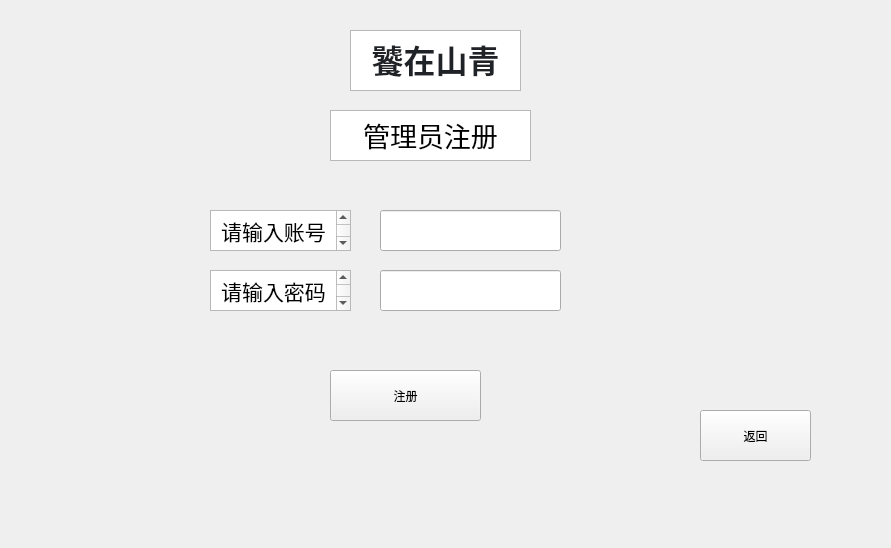
<?xml version="1.0" encoding="UTF-8"?>
<ui version="4.0">
 <class>adminsignup</class>
 <widget class="QWidget" name="adminsignup">
  <property name="geometry">
   <rect>
    <x>0</x>
    <y>0</y>
    <width>891</width>
    <height>548</height>
   </rect>
  </property>
  <property name="windowTitle">
   <string>Form</string>
  </property>
  <widget class="QPushButton" name="back">
   <property name="geometry">
    <rect>
     <x>700</x>
     <y>410</y>
     <width>111</width>
     <height>51</height>
    </rect>
   </property>
   <property name="text">
    <string>返回</string>
   </property>
  </widget>
  <widget class="QTextBrowser" name="textBrowser_3">
   <property name="geometry">
    <rect>
     <x>210</x>
     <y>210</y>
     <width>141</width>
     <height>41</height>
    </rect>
   </property>
   <property name="html">
    <string>&lt;!DOCTYPE HTML PUBLIC &quot;-//W3C//DTD HTML 4.0//EN&quot; &quot;http://www.w3.org/TR/REC-html40/strict.dtd&quot;&gt;
&lt;html&gt;&lt;head&gt;&lt;meta name=&quot;qrichtext&quot; content=&quot;1&quot; /&gt;&lt;meta charset=&quot;utf-8&quot; /&gt;&lt;style type=&quot;text/css&quot;&gt;
p, li { white-space: pre-wrap; }
hr { height: 1px; border-width: 0; }
li.unchecked::marker { content: &quot;\2610&quot;; }
li.checked::marker { content: &quot;\2612&quot;; }
&lt;/style&gt;&lt;/head&gt;&lt;body style=&quot; font-family:'Microsoft YaHei UI'; font-size:9pt; font-weight:400; font-style:normal;&quot;&gt;
&lt;p align=&quot;center&quot; style=&quot; margin-top:0px; margin-bottom:0px; margin-left:0px; margin-right:0px; -qt-block-indent:0; text-indent:0px;&quot;&gt;&lt;span style=&quot; font-size:16pt;&quot;&gt;请输入账号&lt;/span&gt;&lt;/p&gt;&lt;/body&gt;&lt;/html&gt;</string>
   </property>
  </widget>
  <widget class="QLineEdit" name="account">
   <property name="geometry">
    <rect>
     <x>380</x>
     <y>210</y>
     <width>181</width>
     <height>41</height>
    </rect>
   </property>
  </widget>
  <widget class="QTextBrowser" name="textBrowser_2">
   <property name="geometry">
    <rect>
     <x>330</x>
     <y>110</y>
     <width>201</width>
     <height>51</height>
    </rect>
   </property>
   <property name="html">
    <string>&lt;!DOCTYPE HTML PUBLIC &quot;-//W3C//DTD HTML 4.0//EN&quot; &quot;http://www.w3.org/TR/REC-html40/strict.dtd&quot;&gt;
&lt;html&gt;&lt;head&gt;&lt;meta name=&quot;qrichtext&quot; content=&quot;1&quot; /&gt;&lt;meta charset=&quot;utf-8&quot; /&gt;&lt;style type=&quot;text/css&quot;&gt;
p, li { white-space: pre-wrap; }
hr { height: 1px; border-width: 0; }
li.unchecked::marker { content: &quot;\2610&quot;; }
li.checked::marker { content: &quot;\2612&quot;; }
&lt;/style&gt;&lt;/head&gt;&lt;body style=&quot; font-family:'Microsoft YaHei UI'; font-size:9pt; font-weight:400; font-style:normal;&quot;&gt;
&lt;p align=&quot;center&quot; style=&quot; margin-top:0px; margin-bottom:0px; margin-left:0px; margin-right:0px; -qt-block-indent:0; text-indent:0px;&quot;&gt;&lt;span style=&quot; font-size:20pt;&quot;&gt;管理员注册&lt;/span&gt;&lt;/p&gt;&lt;/body&gt;&lt;/html&gt;</string>
   </property>
  </widget>
  <widget class="QPushButton" name="signup">
   <property name="geometry">
    <rect>
     <x>330</x>
     <y>370</y>
     <width>151</width>
     <height>51</height>
    </rect>
   </property>
   <property name="text">
    <string>注册</string>
   </property>
  </widget>
  <widget class="QTextBrowser" name="textBrowser">
   <property name="geometry">
    <rect>
     <x>350</x>
     <y>30</y>
     <width>171</width>
     <height>61</height>
    </rect>
   </property>
   <property name="html">
    <string>&lt;!DOCTYPE HTML PUBLIC &quot;-//W3C//DTD HTML 4.0//EN&quot; &quot;http://www.w3.org/TR/REC-html40/strict.dtd&quot;&gt;
&lt;html&gt;&lt;head&gt;&lt;meta name=&quot;qrichtext&quot; content=&quot;1&quot; /&gt;&lt;meta charset=&quot;utf-8&quot; /&gt;&lt;style type=&quot;text/css&quot;&gt;
p, li { white-space: pre-wrap; }
hr { height: 1px; border-width: 0; }
li.unchecked::marker { content: &quot;\2610&quot;; }
li.checked::marker { content: &quot;\2612&quot;; }
&lt;/style&gt;&lt;/head&gt;&lt;body style=&quot; font-family:'Microsoft YaHei UI'; font-size:9pt; font-weight:400; font-style:normal;&quot;&gt;
&lt;p align=&quot;center&quot; style=&quot; margin-top:0px; margin-bottom:0px; margin-left:0px; margin-right:0px; -qt-block-indent:0; text-indent:0px;&quot;&gt;&lt;span style=&quot; font-family:'-apple-system','BlinkMacSystemFont','Segoe UI','Noto Sans','Helvetica','Arial','sans-serif','Apple Color Emoji','Segoe UI Emoji'; font-size:24pt; font-weight:700; color:#1f2328; background-color:#ffffff;&quot;&gt;饕在山青&lt;/span&gt;&lt;/p&gt;&lt;/body&gt;&lt;/html&gt;</string>
   </property>
  </widget>
  <widget class="QLineEdit" name="password">
   <property name="geometry">
    <rect>
     <x>380</x>
     <y>270</y>
     <width>181</width>
     <height>41</height>
    </rect>
   </property>
  </widget>
  <widget class="QTextBrowser" name="textBrowser_4">
   <property name="geometry">
    <rect>
     <x>210</x>
     <y>270</y>
     <width>141</width>
     <height>41</height>
    </rect>
   </property>
   <property name="html">
    <string>&lt;!DOCTYPE HTML PUBLIC &quot;-//W3C//DTD HTML 4.0//EN&quot; &quot;http://www.w3.org/TR/REC-html40/strict.dtd&quot;&gt;
&lt;html&gt;&lt;head&gt;&lt;meta name=&quot;qrichtext&quot; content=&quot;1&quot; /&gt;&lt;meta charset=&quot;utf-8&quot; /&gt;&lt;style type=&quot;text/css&quot;&gt;
p, li { white-space: pre-wrap; }
hr { height: 1px; border-width: 0; }
li.unchecked::marker { content: &quot;\2610&quot;; }
li.checked::marker { content: &quot;\2612&quot;; }
&lt;/style&gt;&lt;/head&gt;&lt;body style=&quot; font-family:'Microsoft YaHei UI'; font-size:9pt; font-weight:400; font-style:normal;&quot;&gt;
&lt;p align=&quot;center&quot; style=&quot; margin-top:0px; margin-bottom:0px; margin-left:0px; margin-right:0px; -qt-block-indent:0; text-indent:0px;&quot;&gt;&lt;span style=&quot; font-size:16pt;&quot;&gt;请输入密码&lt;/span&gt;&lt;/p&gt;&lt;/body&gt;&lt;/html&gt;</string>
   </property>
  </widget>
 </widget>
 <resources/>
 <connections/>
</ui>
